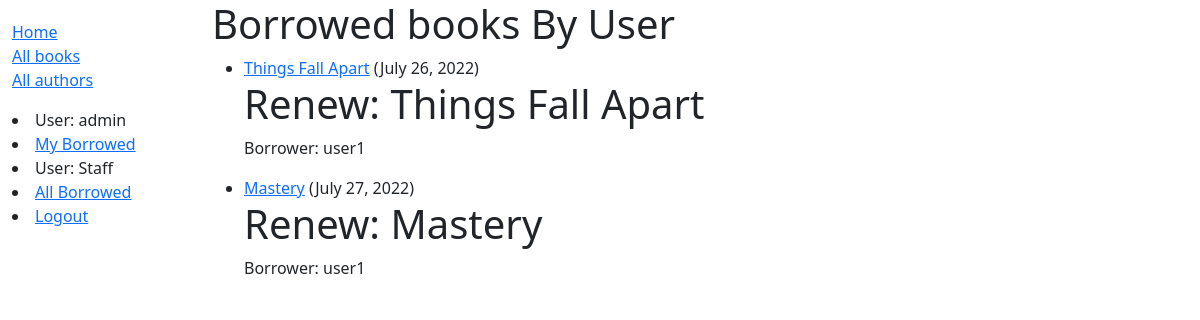
Before: /catalog/borrowed/ (signed in) with the older database file.
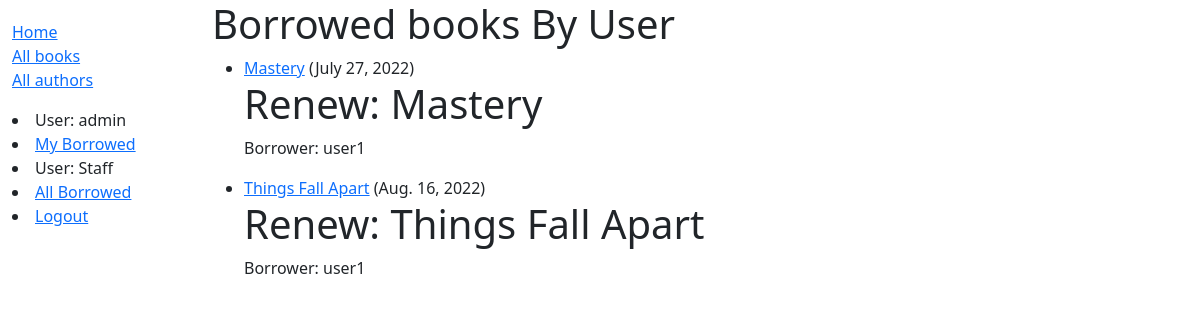
After: the same page with the newer database file.
### catalog/models.py (models this page shows, shortened)
class BookInstance(models.Model):
    id = models.UUIDField(primary_key=True, default=uuid.uuid4,
                          help_text='Unique ID for this particular book across whole library')
    book = models.ForeignKey('Book', on_delete=models.RESTRICT, null=True)
    imprint = models.CharField(max_length=200)
    due_back = models.DateField(null=True, blank=True)
    borrower = models.ForeignKey(
        User, on_delete=models.SET_NULL, null=True, blank=True)
    LOAN_STATUS = (
        ('m', 'Maintenance'),
        ('o', 'On loan'),
        ('a', 'Available'),
        ('r', 'Reserved'),
    )
    status = models.CharField(
        max_length=1,
        choices=LOAN_STATUS,
        blank=True,
        default='m',
        help_text='Book availability',
    )
    class Meta:
        ordering = ['due_back']
        permissions = (("can_mark_returned", "Set book as returned"),)

class Book(models.Model):
    title = models.CharField(max_length=200)
    author = models.ForeignKey('Author', on_delete=models.SET_NULL, null=True)
    summary = models.TextField(
        max_length=1000, help_text='Enter a brief description of the book')
    isbn = models.CharField('ISBN', max_length=13, unique=True,
                            help_text='13 Character <a href="https://www.isbn-international.org/content/what-isbn">ISBN number</a>')
    genre = models.ManyToManyField(
        Genre, help_text='Select a genre for this book')
    def display_genre(self):
        """Create a string for the Genre. This is required to display genre in Admin."""
        return ', '.join(genre.name for genre in self.genre.all()[:3])
    display_genre.short_description = 'Genre'

### catalog/views.py (the view)
# urls.py: path('borrowed/', views.BorrowedBooksByLibrarians.as_view(), name='borrowed'),
class BorrowedBooksByLibrarians(PermissionRequiredMixin, ListView):
    model = BookInstance
    template_name = 'catalog/bookinstance_list_borrowed_librarians.html'
    permission_required = 'catalog.can_mark_turned'
    def get_queryset(self):
        return BookInstance.objects.filter(status__exact='o')

### catalog/templates/catalog/bookinstance_list_borrowed_librarians.html
{% extends "base_generic.html" %}
{% block content %}
    <h1>Borrowed books By User</h1>
    {% if bookinstance_list %}
    <ul>
      {% for book_instance in bookinstance_list %}
      <li class="{% if bookinst.is_overdue %}text-danger{% endif %}">
        <a href="{% url 'book-detail' book_instance.book.pk %}">{{book_instance.book.title}}</a> ({{ book_instance.due_back }})
        <h1>Renew: {{ book_instance.book.title }}</h1>
        <p>Borrower: {{ book_instance.borrower }}</p>
      </li>
      {% endfor %}
    </ul>
    {% else %}
      <p>There are no books borrowed.</p>
    {% endif %}
{% endblock %}

Changed rows visible on the page:
shown differently, row unchanged: BookInstance "July 27, 2022": moves up the list
changed BookInstance "Things Fall Apart": due_back "July 26, 2022" → "Aug. 16, 2022"
